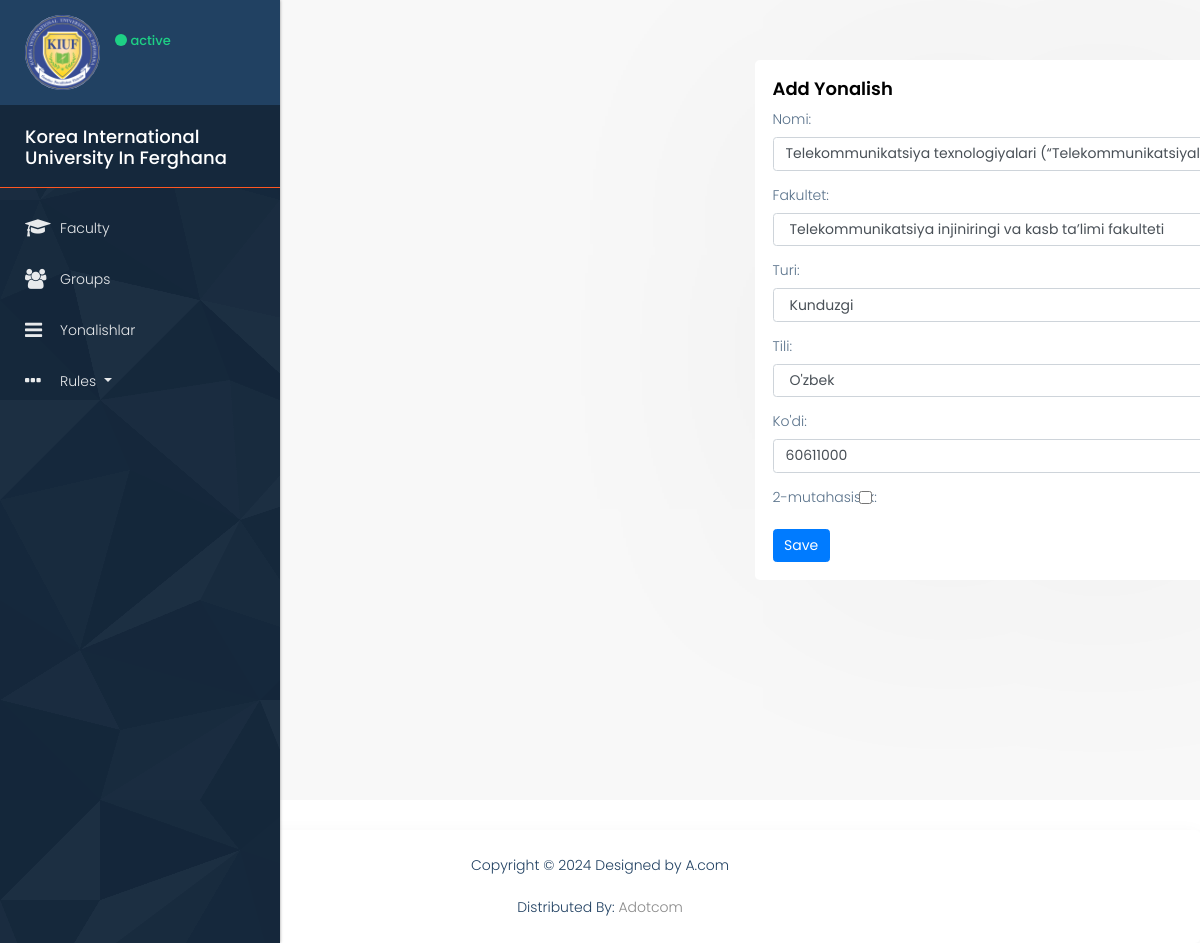
The page /yonalishupdate/7/ (signed in) on the database as committed earlier.
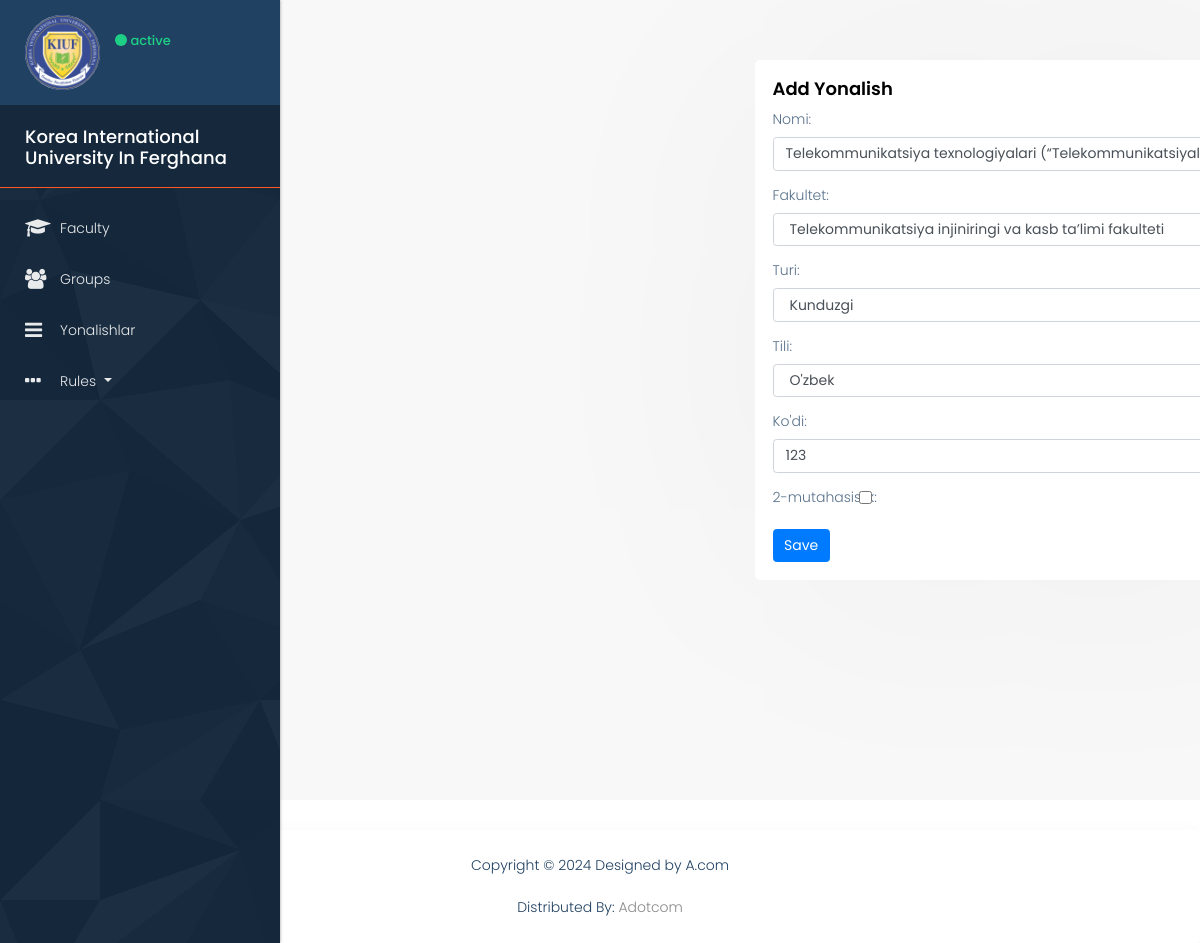
The same page on the database as committed later.
### user/models.py (models this page shows, shortened)
class Yonalish(models.Model):
    org = models.ForeignKey(Organization, on_delete=models.CASCADE)
    name = models.CharField(max_length=100)
    faculty = models.ForeignKey(Faculty, on_delete=models.SET_NULL, blank=True, null=True,
                                related_name='facultyyonalish')
    created_at = models.DateTimeField(auto_now_add=True)
    code = models.CharField(max_length=100, null=True, blank=True)
    turi_choices = (
        ('Kunduzgi', 'Kunduzgi'),
        ('Sirtqi', 'Sirtqi'),
        ('Masofaviy', 'Masofaviy'),
    )
    turi = models.CharField(max_length=100, choices=turi_choices, default='Kunduzgi')
    choises_uzb_rus = (
        ('O\'zbek', 'O\'zbek'),
        ('Rus', 'Rus'),
    )
    language = models.CharField(max_length=100, choices=choises_uzb_rus, default='O\'zbek')
    mutahasislik_2 = models.BooleanField(default=False)
    class Meta:
        verbose_name_plural = 'Yonalishlar'

class Faculty(models.Model):
    org = models.ForeignKey(Organization, on_delete=models.CASCADE)
    name = models.CharField(max_length=100)
    created_at = models.DateTimeField(auto_now_add=True)
    def __str__(self):
        return self.name
    class Meta:
        verbose_name_plural = 'Fakultetlar'

### user/views.py (the view)
# urls.py: path('yonalishupdate/<int:pk>/', yonalish_update, name='yonalishupdate'),
@login_required(login_url='login')
def yonalish_update(request, pk):
    if request.user.user_permissions.filter(codename='change_yonalish').exists():
        yonalish = Yonalish.objects.get(id=pk)
        form = YonalishForm(instance=yonalish, user=request.user)
        if request.method == 'POST':
            form = YonalishForm(request.POST, instance=yonalish, user=request.user)
            if form.is_valid():
                form.save()
                return redirect('yonalishlar')
        context = {'form': form}
        return render(request, 'baseapp/yonalish_form.html', context)
    messages.error(request, 'You do not have permission to update yonalish')
    return redirect('yonalishlar')

### templates/baseapp/yonalish_form.html (shortened to what this page needs)
{% extends  'layouts/formsbase.html' %}
{% load static %}
{% block content %}
<div class="col-12 grid-margin" style="padding-left: 450px">
    <div class="card" style="width: 40rem;">
        <div class="card-body">
            <h4 class="card-title">Add Yonalish</h4>
            <form action="" method="post">
                <div class="form-group">
                    {{ form.as_p }}
                </div>
                <button type="submit" class="btn btn-primary mr-2">Save</button>
            </form>
        </div>
    </div>
</div>
{% endblock %}

### templates/layouts/formsbase.html (shortened to what this page needs)
{% load static %}
<!DOCTYPE html>
<html lang="en">
<head>
    <link rel="stylesheet" href="{% static 'css/bootstrap.min.css' %}"/>
    <link rel="stylesheet" href="{% static 'style.css' %}"/>
    <link rel="stylesheet" href="{% static 'css/responsive.css' %}"/>
    <link rel="stylesheet" href="{% static 'css/bootstrap-select.css' %}"/>
    <link rel="stylesheet" href="{% static 'css/perfect-scrollbar.css' %}"/>
    <link rel="stylesheet" href="{% static 'css/custom.css' %}"/>
</head>
<body class="dashboard dashboard_1">
<div class="full_container">
    <div class="inner_container">
        {% include 'layouts/navbar.html' %}
        <div id="content">
            {% block content %}
            {% endblock %}
        </div>
    </div>
        <div class="footer">
            <p>Copyright © 2024 Designed by A.com<br><br>
                Distributed By: <a href="https://telegram.com/khashimov">Adotcom</a>
            </p>
        </div>
    </div>
</body>
</html>

### templates/layouts/navbar.html (shortened to what this page needs)
{% load static %}
<nav id="sidebar">
    <div class="sidebar_user_info">
        <div class="user_profle_side">
            <div class="user_img"><img class="img-responsive"
                                       src="{% static 'images/logo/photo_2023-01-10_11-51-55.jpg' %}" alt="#"></div>
            <div class="user_info">
                <p><span class="online_animation"></span> active</p>
            </div>
        </div>
    </div>
    <div class="sidebar_blog_2">
        <h4>Korea International University In Ferghana</h4>
        <div class="sidebar_3">
            <ul class="list-unstyled components">
                <li  {% if '/dashboard/' in request.path %} class="actives" {% endif %} >
                    <a href="{% url 'dashboard' %}"><i class="fa fa-graduation-cap"></i> <span>Faculty</span></a>
                </li>
                <li {% if '/guruh/' in request.path %} class="actives" {% endif %}><a href="{% url 'guruh' %}"><i class="fa fa-users"></i> <span>Groups</span></a></li>
                <li {% if '/yonalish/' in request.path %} class="actives" {% endif %} ><a href="{% url 'yonalishlar' %}"><i class="fa fa-bars"></i> <span>Yonalishlar</span></a></li>
                <li>
                    <div class="dropdown">
                        <a class="dropdown-toggle" href="#" role="button" id="dropdownMenuLink" data-toggle="dropdown"
                           aria-expanded="false">
                            <i class="fa fa-ellipsis-h"></i>
                            Rules
                        </a>
                    </div>
                </li>
            </ul>
        </div>
    </div>
</nav>

### assets/style.css (style rules this page uses)
* { margin: 0; padding: 0; outline: none !important; }
html, body { color: #898989; font-size: 14px; font-family: 'Poppins', sans-serif; line-height: normal; font-weight: 300; overflow-x: hidden !important; }
a { color: #1f1f1f; text-decoration: none !important; outline: none !important; -webkit-transition: all .3s ease-in-out; -moz-transition: all .3s ease-in-out; -ms-transition: all .3s ease-in-out; -o-transition: all .3s ease-in-out; transition: all .3s ease-in-out; }
h1, h2, h3, h4, h5, h6 { letter-spacing: 0; font-weight: normal; position: relative; padding: 0; font-weight: normal; line-height: normal; color: #1f1f1f; margin: 0 }
.img-responsive { width: 100%; }
h4 { font-size: 16px }
a { color: #898989; text-decoration: none; outline: none; }
a, .btn { text-decoration: none !important; outline: none !important; -webkit-transition: all .3s ease-in-out; -moz-transition: all .3s ease-in-out; -ms-transition: all .3s ease-in-out; -o-transition: all .3s ease-in-out; transition: all .3s ease-in-out; }
ul { list-style-type: none; padding: 0px; margin: 0px; }
h4 { font-size: 18px; color: #000; line-height: 21px; font-weight: 600; text-transform: none; margin-bottom: 15px; }
p { color: #58718a; font-size: 14px; line-height: 21px; }
button, input, select, textarea, option { font-family: 'Poppins', sans-serif; }
.full_container { width: 100%; max-width: 100%; padding: 0; margin: 0; }
.inner_container { padding: 0; margin: 0; display: flex; }
i, span { display: inline-block; }
#sidebar { min-width: 280px; max-width: 280px; background-color: #15283c; color: #fff; transition: all 0.3s; position: relative; z-index: 11; box-shadow: 0 0 3px 0px rgba(0, 0, 0, 0.4); float: left; width: 100%; background-image: url('images/layout_img/pattern_h.png'); position: fixed; height: 100%; overflow: auto; }
.sidebar_blog_1, .sidebar_blog_2, .sidebar_blog_3 { float: left; width: 100%; }
#sidebar ul li a { text-align: left; }
#sidebar ul.components { padding: 15px 0; margin: 0; float: left; width: 100%; }
#sidebar ul li a { padding: 15px 25px; display: block; font-size: 14px; color: rgba(255, 255, 255, 0.9); font-weight: 300; }
#sidebar ul.components li { position: relative; }
#sidebar ul li a i { margin-right: 20px; width: 15px; font-size: 20px; float: left; }
#content { width: 100%; min-height: 100vh; transition: ease all 0.3s; position: relative; padding: 60px 25px 25px 305px; background: #f8f8f8; }
.user_profle_side { display: flex; }
.sidebar_user_info { padding: 15px 25px; background: #214162; }
.user_img img { border-radius: 100% 100%; }
.user_info { margin: 0 0 0 15px; padding-top: 15px; }
.online_animation { width: 12px; height: 12px; background: #1ed085; border-radius: 100%; margin-top: 0; position: relative; top: 1px; -webkit-animation: online 2s infinite; animation: online 2s infinite }
.user_info p { font-size: 13px; font-weight: 500; color: #1ed085; margin: 0; }
.user_img { width: 75px; height: 75px; float: left; }
#sidebar h4 { background: #15283c; margin: 0; padding: 21px 25px 19px; font-weight: 500; font-size: 18px; color: #fff; border-bottom: solid #ff5722 1px; }
.footer { min-height: 65px; background: #fff; margin-top: 30px; box-shadow: 0 5px 20px rgba(0, 0, 0, 0.05); border-radius: 5px; width: 100%; }
.footer p { margin: 0; line-height: normal; text-align: center; font-size: 14px; font-weight: 300; color: #214162; padding: 25px 15px; }
.btn { font-size: 14px; }
.form-control { padding-left: 12px ; }
.card { border: none; box-shadow: 0 0 300px rgba(0, 0, 0, 0.05); border-radius: 5px; overflow: hidden; background: #fff; margin: 0 0 30px; }

### assets/css/perfect-scrollbar.css (style rules this page uses)
.ps { overflow: hidden !important; overflow-anchor: none; -ms-overflow-style: none; touch-action: auto; -ms-touch-action: auto; }

Rows that differ between the two databases and show on the page:
changed Yonalish "Telekommunikatsiya injiniringi va kasb taʼlimi fakulteti": code "60611000" → "123"
